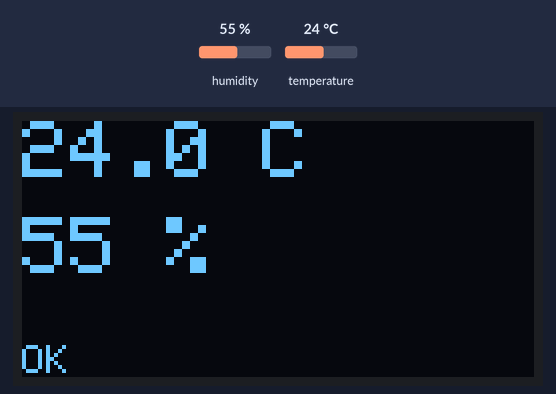
The program below on a simulated ESP32. Shown: 128×64 one-colour display. Inputs (shaded band) come from the test bench; at power-on: humidity 55 %, temperature 24 °C. What the program prints to the serial monitor is not drawn.

Above: at 2.6 s.
2.7 s: humidity set to 22 %
At 7.4 s:
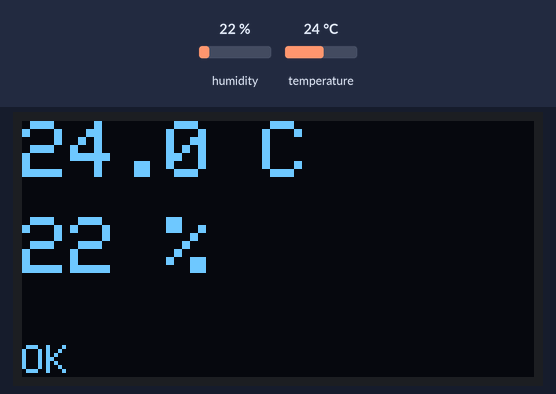
7.9 s: temperature set to 12 °C
At 10.4 s:
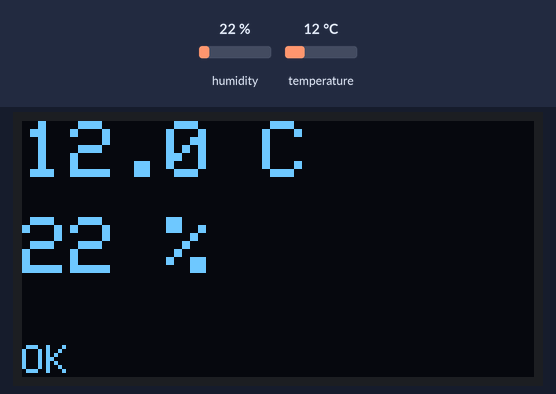
13.1 s: humidity set to 40 %
At 14.7 s:
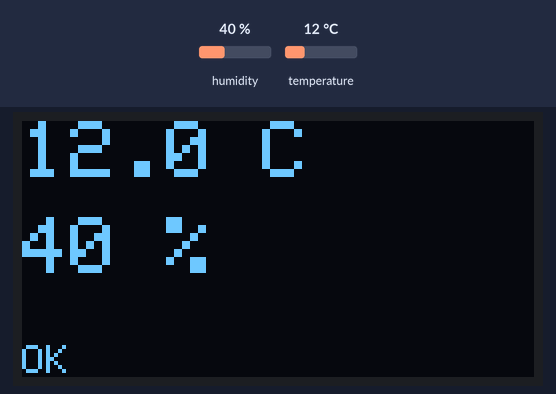
18.3 s: temperature set to 19 °C
At 23.2 s:
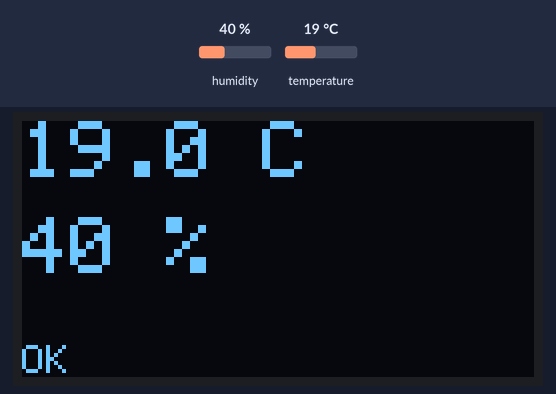
Timing chart, 0 to 24.5 s (numbered marks = the images above; inputs shaded):
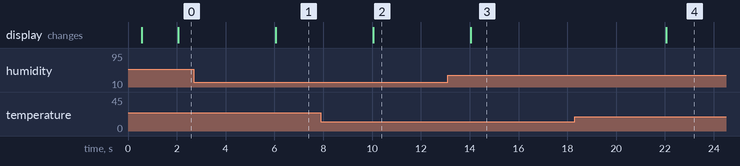

The program:

main.cpp
```cpp
#include <Arduino.h>
#include <Wire.h>
#include <Adafruit_GFX.h>
#include <Adafruit_SSD1306.h>
#include <DHT.h>

#include <ClimateTracker.h>

#ifndef DHT_SENSOR_TYPE
#error "DHT_SENSOR_TYPE is not set: add -D DHT_SENSOR_TYPE=DHT11 (or DHT22) to build_flags"
#endif

namespace {
  constexpr uint8_t DHT_PIN = 4;
  constexpr uint8_t OLED_ADDR = 0x3C;
  constexpr int16_t SCREEN_WIDTH = 128;
  constexpr int16_t SCREEN_HEIGHT = 64;
  constexpr uint32_t READ_PERIOD_MS = 2000;
  constexpr uint32_t STALE_AFTER_MS = 10000;
  constexpr ClimateLimits LIMITS{
    .min_temperature_c = -20.0F,
    .max_temperature_c = 60.0F,
    .min_humidity_pct = 0.0F,
    .max_humidity_pct = 100.0F
  };

  DHT dht(DHT_PIN, DHT_SENSOR_TYPE);
  Adafruit_SSD1306 display(SCREEN_WIDTH, SCREEN_HEIGHT, &Wire, -1);
  ClimateTracker climate(LIMITS, STALE_AFTER_MS);
  bool displayReady = false;
  uint32_t lasrReadMs = 0;

  bool i2cDevicePresent(uint8_t addr) {
    Wire.beginTransmission(addr);
    return Wire.endTransmission() == 0;
  }

  void drawClimate(uint32_t now) {
    display.clearDisplay();
    display.setTextColor(SSD1306_WHITE);

    const auto last = climate.last();
    if (last) {
      display.setTextSize(2);
      display.setCursor(0, 0);
      display.printf("%.1f C", last->temperature_c);
      display.setCursor(0, 24);
      display.printf("%.0f %%", last->humidity_pct);
    } else {
      display.setTextColor(1);
      display.setCursor(0, 0);
      display.print("Waiting for sensor....");
    }

    display.setTextSize(1);
    display.setCursor(0, 56);

    if (last && climate.isStale(now)) {
      display.print("STALE");
    } else if (climate.consecutiveFailures()) {
      display.printf("read errors: %lu", static_cast<unsigned long>(climate.consecutiveFailures()));
    } else if (last) {
      display.print("OK");
    }
    display.display();
  }
}

void setup() {
  Serial.begin(115200);
  delay(500);
  Serial.println();
  Serial.println("05-dht11-oled");

  Wire.begin();
  dht.begin();

  if (!i2cDevicePresent(OLED_ADDR)) {
    Serial.println("OLED not found, Serial only");
  } else if (!display.begin(SSD1306_SWITCHCAPVCC, OLED_ADDR)) {
    displayReady = true;
    drawClimate(millis());
  } else {
    displayReady = true;
    drawClimate(millis());
  }

  Serial.println("Ready");
}

void loop() {
  const uint32_t now = millis();

  if (now - lasrReadMs < READ_PERIOD_MS) {
    return;
  }

  lasrReadMs = now;

  const float t = dht.readTemperature();
  const float h = dht.readHumidity();

  if (climate.update(t, h, now)) {
    Serial.printf("T=%.1f H=%.1f\n", t, h);
  } else {
    Serial.printf("read error (%lu in a row)\n", static_cast<unsigned long>(climate.consecutiveFailures()));
  }

  if (displayReady) {
    drawClimate(now);
  }
}
```

Measured:
- after the input at 2.7 s, the display: changes after 3.3 s (image 1)
- after the input at 7.9 s, the display: changes after 2.1 s (image 2)
- after the input at 13.1 s, the display: changes after 0.95 s (image 3)
- after the input at 18.3 s, the display: changes after 3.7 s (image 4)
